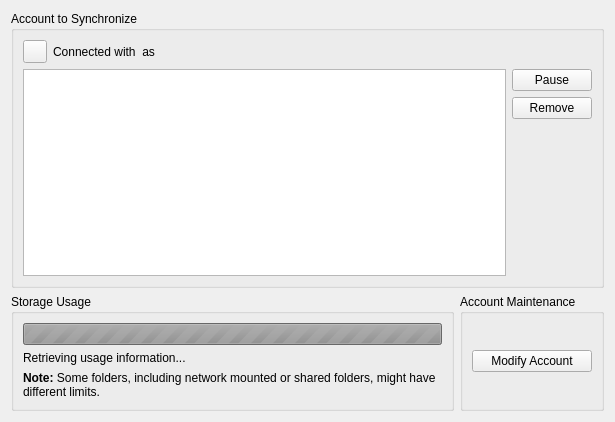
<?xml version="1.0" encoding="UTF-8"?>
<ui version="4.0">
 <class>OCC::AccountSettings</class>
 <widget class="QWidget" name="OCC::AccountSettings">
  <property name="geometry">
   <rect>
    <x>0</x>
    <y>0</y>
    <width>615</width>
    <height>422</height>
   </rect>
  </property>
  <property name="windowTitle">
   <string>Form</string>
  </property>
  <layout class="QGridLayout" name="gridLayout_2">
   <item row="0" column="0" colspan="2">
    <widget class="QGroupBox" name="syncStatusGroupBox">
     <property name="title">
      <string>Account to Synchronize</string>
     </property>
     <layout class="QGridLayout" name="gridLayout">
      <item row="0" column="0" colspan="2">
       <layout class="QHBoxLayout" name="horizontalLayout">
        <item>
         <widget class="SslButton" name="sslButton">
          <property name="sizePolicy">
           <sizepolicy hsizetype="Maximum" vsizetype="Fixed">
            <horstretch>0</horstretch>
            <verstretch>0</verstretch>
           </sizepolicy>
          </property>
          <property name="text">
           <string/>
          </property>
         </widget>
        </item>
        <item>
         <widget class="QLabel" name="connectLabel">
          <property name="text">
           <string>Connected with &lt;server&gt; as &lt;user&gt;</string>
          </property>
         </widget>
        </item>
       </layout>
      </item>
      <item row="1" column="0">
       <widget class="QListView" name="_folderList"/>
      </item>
      <item row="1" column="1">
       <layout class="QVBoxLayout" name="verticalLayout_2">
        <item>
         <widget class="QPushButton" name="_buttonEnable">
          <property name="text">
           <string>Pause</string>
          </property>
         </widget>
        </item>
        <item>
         <widget class="QPushButton" name="_buttonRemove">
          <property name="text">
           <string>Remove</string>
          </property>
         </widget>
        </item>
        <item>
         <spacer name="verticalSpacer_3">
          <property name="orientation">
           <enum>Qt::Vertical</enum>
          </property>
          <property name="sizeHint" stdset="0">
           <size>
            <width>20</width>
            <height>40</height>
           </size>
          </property>
         </spacer>
        </item>
       </layout>
      </item>
     </layout>
    </widget>
   </item>
   <item row="1" column="0">
    <widget class="QGroupBox" name="storageGroupBox">
     <property name="title">
      <string>Storage Usage</string>
     </property>
     <layout class="QVBoxLayout" name="verticalLayout">
      <item>
       <widget class="QProgressBar" name="quotaProgressBar">
        <property name="enabled">
         <bool>false</bool>
        </property>
        <property name="maximum">
         <number>0</number>
        </property>
        <property name="value">
         <number>-1</number>
        </property>
        <property name="textVisible">
         <bool>false</bool>
        </property>
       </widget>
      </item>
      <item>
       <widget class="QLabel" name="quotaLabel">
        <property name="text">
         <string>Retrieving usage information...</string>
        </property>
       </widget>
      </item>
      <item>
       <widget class="QLabel" name="quotaInfoLabel">
        <property name="text">
         <string>&lt;b&gt;Note:&lt;/b&gt; Some folders, including network mounted or shared folders, might have different limits.</string>
        </property>
        <property name="wordWrap">
         <bool>true</bool>
        </property>
       </widget>
      </item>
     </layout>
    </widget>
   </item>
   <item row="1" column="1">
    <widget class="QGroupBox" name="maintenanceGroupBox">
     <property name="title">
      <string>Account Maintenance</string>
     </property>
     <layout class="QVBoxLayout" name="verticalLayout_3">
      <item>
       <widget class="QPushButton" name="modifyAccountButton">
        <property name="text">
         <string>Modify Account</string>
        </property>
       </widget>
      </item>
     </layout>
    </widget>
   </item>
  </layout>
 </widget>
 <customwidgets>
  <customwidget>
   <class>SslButton</class>
   <extends>QToolButton</extends>
   <header>sslbutton.h</header>
  </customwidget>
 </customwidgets>
 <resources/>
 <connections/>
</ui>
